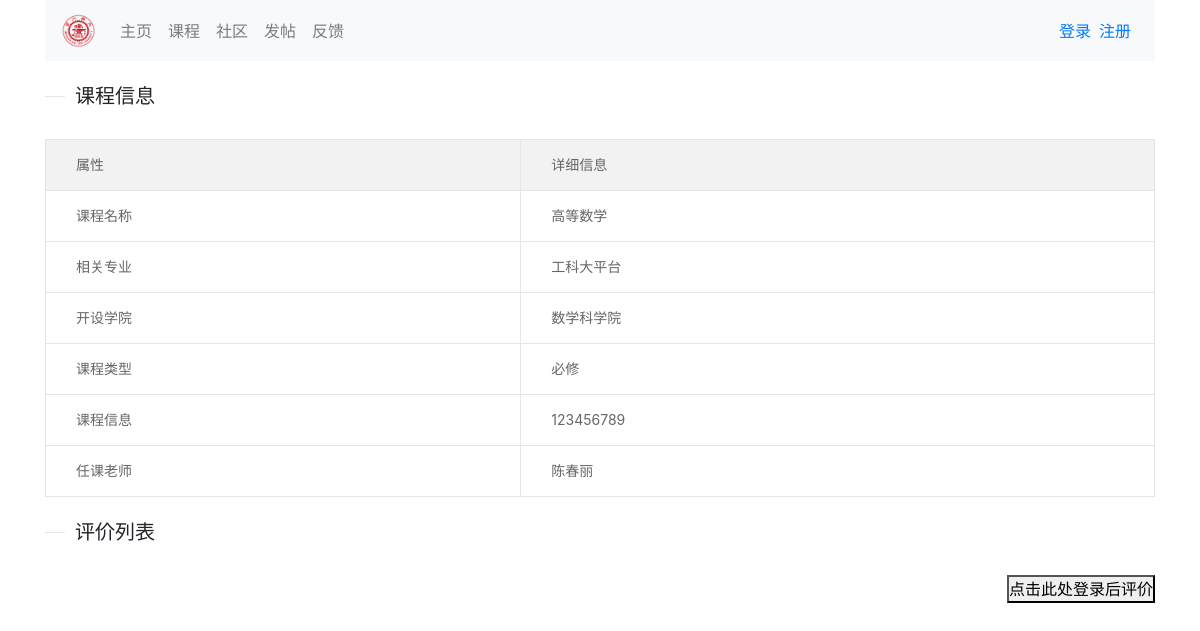
The page /course/coursedes/3 on the database as committed earlier.
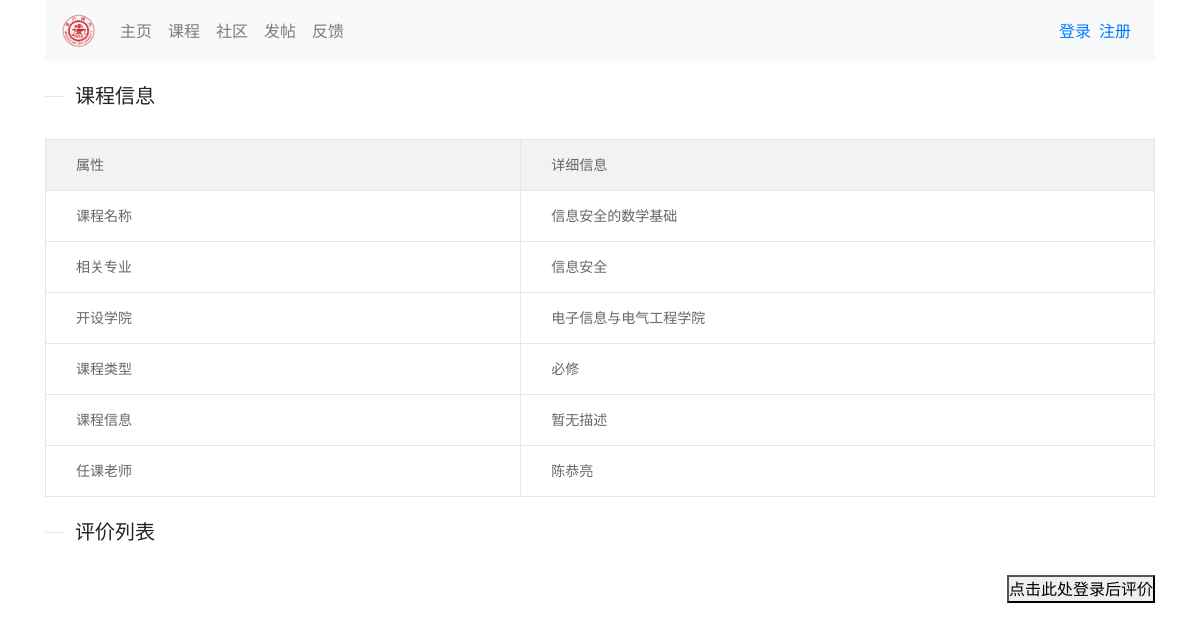
The same page on the database as committed later.
### course/models.py (models this page shows, shortened)
class Course(models.Model):
    name = models.CharField(max_length=100, unique=True)  # 课程的名字
    type = models.CharField(choices=TYPES, max_length=30)  # 课程类型
    major = models.CharField(max_length=40)  # 专业名
    school= models.CharField(choices=SCHOOLS,max_length=40, default='')  #开设学院名
    class Meta:
        ordering = ("name", )  # 排序方式

class CourseDes(models.Model):
    user_id = models.IntegerField(null=True, blank=True)  # 哪一个用户写的
    course_id = models.ForeignKey('Course',on_delete=models.CASCADE)  # 对应Course中自动生成的id
    des = models.TextField(default="暂无描述")  # 描述的信息course
    class Meta:
        ordering = ("des", )
    def __str__(self):
        return self.des

class TeacherOfCourse(models.Model):
    course_id = models.ForeignKey('Course',on_delete=models.CASCADE)  # 对应course的id
    name = models.CharField(max_length=40, null=True)  # 教师的姓名
    class Meta:
        ordering = ("course_id",)

### course/views.py (the view, shortened to what this page needs)
# urls.py: path("coursedes/<int:pk>", coursedes, name='coursedes')
@require_http_methods(["GET","POST"])
def coursedes(request,pk):
    course=Course.objects.get(pk=pk)
    teachers=TeacherOfCourse.objects.filter(course_id=course.pk)
    flag=1
    if teachers.count()==0:
        flag=0
    if (CourseDes.objects.filter(course_id=course.pk)).count() == 0:
        des='暂无描述'
    else:
        des = CourseDes.objects.get(course_id=course.pk)
    for i in TYPES:
        if i[0]==course.type:
            type=i[1]
    school=SCHOOLS[int(course.school)-1][1]
    comments=CourseCom.objects.filter(courseid=course.pk)
    uerloginflag = 0
    commentflag = 0
    if 'username' in request.session :
        uerloginflag=1
    print(uerloginflag)
    return render(request,'course/coursedes.html',{"course":course,"teacherList":teachers,"des":des,"school":school,
                                                   "type":type,"flag":flag,"userflag":uerloginflag,
                                                   "commentflag":commentflag,"comments":comments})

### templates/course/coursedes.html (shortened to what this page needs)
{% extends 'base.html' %}
    {% load static %}
{% block content %}
    <fieldset class="layui-elem-field layui-field-title" style="margin-top: 20px;">
        <legend>课程信息</legend>
    </fieldset>
    <table class="layui-table" lay-size="lg">
        <colgroup>
            <col width="150">
            <col width="200">
            <col>
        </colgroup>
        <thead>
        <tr>
            <th>属性</th>
            <th>详细信息</th>
        </tr>
        </thead>
        <tbody>
        <tr>
            <td>课程名称</td>
            <td>{{ course.name }}</td>
        </tr>
        <tr>
            <td>相关专业</td>
            <td>{{ course.major }}</td>
        </tr>
        <tr>
            <td>开设学院</td>
            <td>{{ school }}</td>
        </tr>
        <tr>
            <td>课程类型</td>
            <td>{{ type }}</td>
        </tr>
        <tr>
            <td>课程信息</td>
            <td>{{ des }}</td>
        </tr>
        <tr>
            <td>任课老师</td>
            {% if flag == 0 %}
                <td>暂无老师</td>
            {% else %}
                {% for t in teacherList %}
                    <td>{{ t.name }}</td>
            {% endfor %}
            {% endif %}
        </tr>
        </tbody>
    </table>
    <fieldset class="layui-elem-field layui-field-title" style="margin-top: 20px;">
        <legend>评价列表</legend>
    </fieldset>
    {% if userflag == 1 %}
    <div id='inputbox' class="box">
        <form action="{% url 'course:coursedes' course.pk %}" method="post" style="margin-top:10%">
            {% csrf_token %}
            <div class="layui-input-block">
                <textarea class="layui-textarea" placeholder="请输入内容" style="margin-left:-120px;width:1100px;" id="comment" name="comment">
                </textarea>
            </div>
            <button type="submit" style="vertical-align:middle"><span>发表</span></button>
    {% else %}
        <button type="button" onclick="jump()" style="float:right"><span>点击此处登录后评价</span></button>
    {% endif %}
{% endblock %}

Rows that differ between the two databases and show on the page:
removed CourseDes: des "123456789"
no longer on this page (row edited): TeacherOfCourse: name "陈春丽"
changed Course: name "高等数学" → "信息安全的数学基础"; major "工科大平台" → "信息安全"
now on this page (row edited): CourseDes: des "暂无描述"
now on this page (row edited): TeacherOfCourse: name "陈恭亮"
Other text that changed with them:
{{ school }}: "数学科学院" → "电子信息与电气工程学院"
